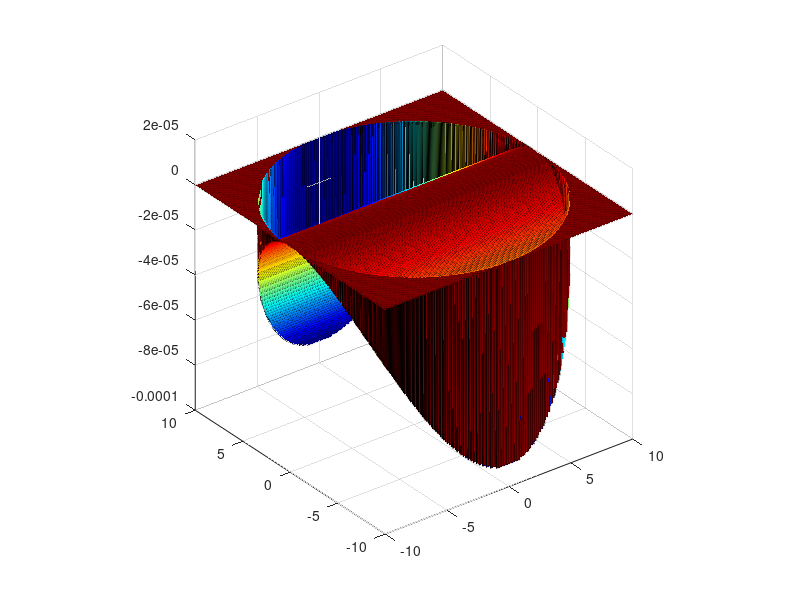

Reproduce this figure in MATLAB.
%% An illustration of phase aberration
clc; clear; close all;

%% Variables
no = 1;
ni = 1.5;
R = 100; % mm
K = 0; % constante conique
V = (ni-no)/R;
f = 1/V
D = 20; % diametre lentille en mm
lambda = 0.55e-3; % mm

po = -400; % mm -> position de l'objet
ho = 10; % mm -> hauteur de l'objet
thetao = atan(ho/po); % rad
pi = 1/(V+1/po);
hi = ho*pi/po;
thetai = atan(hi/pi);

% calcul coefficients aberrations astigmatie

A1 = no*thetao^2/4*(0.5/R*(1/ni-1/no) + 1/(no*po)-1/(ni*pi))
A1p = no*thetao^2/4/R*(1/ni-1/no)

[x,y] = meshgrid(-200:200, -200:200);
x = x/200*D/2;
y = y/200*D/2;
pupille = sqrt(x.^2+y.^2) < 10;

W = (A1*y.^2 + A1p*x^2).*pupille; % aberration du front d'onde
phase = 2*pi/lambda*W;
phaseur = pupille.*exp(-1i*phase);
largePhaseur = zeros(800, 800);
largePhaseur(1:401, 1:401) = phaseur;

psf = fftshift(abs(fft2(phaseur)).^2);

% plot data
figure();
surf(x,y,W); axis square;
colormap(jet);
